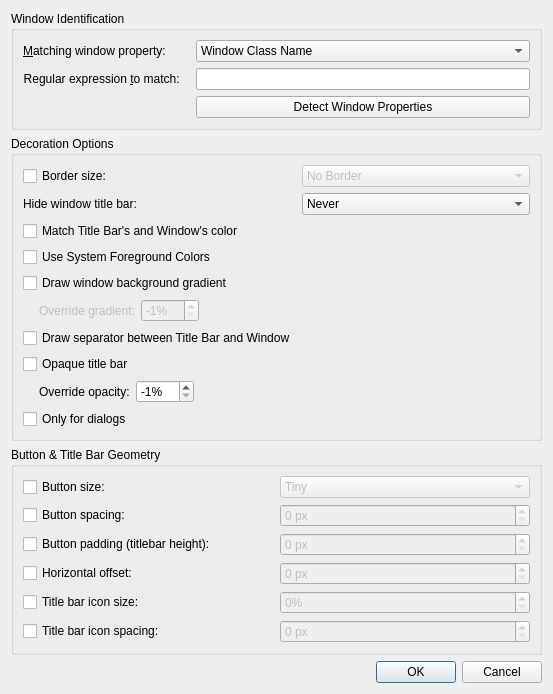
<?xml version="1.0" encoding="UTF-8"?>
<ui version="4.0">
 <class>BreezeExceptionDialog</class>
 <widget class="QDialog" name="BreezeExceptionDialog">
  <property name="geometry">
   <rect>
    <x>0</x>
    <y>0</y>
    <width>553</width>
    <height>572</height>
   </rect>
  </property>
  <property name="windowTitle">
   <string>Dialog</string>
  </property>
  <layout class="QVBoxLayout" name="verticalLayout">
   <item>
    <widget class="QGroupBox" name="groupBox">
     <property name="title">
      <string>Window Identification</string>
     </property>
     <layout class="QGridLayout" name="gridLayout_2">
      <item row="0" column="0" alignment="Qt::AlignLeft">
       <widget class="QLabel" name="label">
        <property name="text">
         <string>&amp;Matching window property: </string>
        </property>
        <property name="alignment">
         <set>Qt::AlignRight|Qt::AlignTrailing|Qt::AlignVCenter</set>
        </property>
        <property name="buddy">
         <cstring>exceptionType</cstring>
        </property>
       </widget>
      </item>
      <item row="1" column="0" alignment="Qt::AlignLeft">
       <widget class="QLabel" name="label_2">
        <property name="text">
         <string>Regular expression &amp;to match: </string>
        </property>
        <property name="alignment">
         <set>Qt::AlignRight|Qt::AlignTrailing|Qt::AlignVCenter</set>
        </property>
        <property name="buddy">
         <cstring>exceptionEditor</cstring>
        </property>
       </widget>
      </item>
      <item row="2" column="1" colspan="2">
       <widget class="QPushButton" name="detectDialogButton">
        <property name="text">
         <string>Detect Window Properties</string>
        </property>
       </widget>
      </item>
      <item row="1" column="1" colspan="2">
       <widget class="QLineEdit" name="exceptionEditor">
        <property name="showClearButton" stdset="0">
         <bool>true</bool>
        </property>
       </widget>
      </item>
      <item row="0" column="1" colspan="2">
       <widget class="QComboBox" name="exceptionType">
        <item>
         <property name="text">
          <string>Window Class Name</string>
         </property>
        </item>
        <item>
         <property name="text">
          <string>Window Title</string>
         </property>
        </item>
       </widget>
      </item>
     </layout>
    </widget>
   </item>
   <item>
    <widget class="QGroupBox" name="groupBox_2">
     <property name="title">
      <string>Decoration Options</string>
     </property>
     <layout class="QGridLayout" name="gridLayout_3">
      <item row="0" column="0">
       <widget class="QCheckBox" name="borderSizeCheckBox">
        <property name="text">
         <string>Border size:</string>
        </property>
       </widget>
      </item>
      <item row="0" column="1" colspan="2">
       <widget class="QComboBox" name="borderSizeComboBox">
        <property name="enabled">
         <bool>false</bool>
        </property>
        <item>
         <property name="text">
          <string comment="@item:inlistbox Border size:">No Border</string>
         </property>
        </item>
        <item>
         <property name="text">
          <string comment="@item:inlistbox Border size:">No Side Borders</string>
         </property>
        </item>
        <item>
         <property name="text">
          <string comment="@item:inlistbox Border size:">Tiny</string>
         </property>
        </item>
        <item>
         <property name="text">
          <string comment="@item:inlistbox Border size:">Normal</string>
         </property>
        </item>
        <item>
         <property name="text">
          <string comment="@item:inlistbox Border size:">Large</string>
         </property>
        </item>
        <item>
         <property name="text">
          <string comment="@item:inlistbox Border size:">Very Large</string>
         </property>
        </item>
        <item>
         <property name="text">
          <string comment="@item:inlistbox Border size:">Huge</string>
         </property>
        </item>
        <item>
         <property name="text">
          <string comment="@item:inlistbox Border size:">Very Huge</string>
         </property>
        </item>
        <item>
         <property name="text">
          <string comment="@item:inlistbox Border size:">Oversized</string>
         </property>
        </item>
       </widget>
      </item>
      <item row="1" column="0">
       <widget class="QLabel" name="hideTitleBarCheckBox">
        <property name="text">
         <string>Hide window title bar:</string>
        </property>
       </widget>
      </item>
      <item row="1" column="1" colspan="2">
       <widget class="QComboBox" name="hideTitleBar">
        <item>
         <property name="text">
          <string>Never</string>
         </property>
        </item>
        <item>
         <property name="text">
          <string>Maximized Windows</string>
         </property>
        </item>
        <item>
         <property name="text">
          <string>Any Maximization</string>
         </property>
        </item>
        <item>
         <property name="text">
          <string>Always</string>
         </property>
        </item>
       </widget>
      </item>
      <item row="2" column="0">
       <widget class="QCheckBox" name="matchColorForTitleBar">
        <property name="text">
         <string>Match Title Bar's and Window's color</string>
        </property>
       </widget>
      </item>
      <item row="3" column="0">
        <widget class="QCheckBox" name="systemForegroundColor">
          <property name="text">
            <string>Use System Foreground Colors</string>
          </property>
        </widget>
      </item>
      <item row="4" column="0">
       <widget class="QCheckBox" name="drawBackgroundGradient">
        <property name="text">
         <string>Draw window background gradient</string>
        </property>
       </widget>
      </item>
      <item row="5" column="0" colspan="2">
       <layout class="QHBoxLayout" name="horizontalLayout">
        <item>
         <spacer name="horizontalSpacer">
          <property name="orientation">
           <enum>Qt::Horizontal</enum>
          </property>
          <property name="sizeType">
           <enum>QSizePolicy::Fixed</enum>
          </property>
          <property name="sizeHint" stdset="0">
           <size>
            <width>16</width>
            <height>5</height>
           </size>
          </property>
         </spacer>
        </item>
        <item>
         <widget class="QLabel" name="gradientOverrideLabel">
          <property name="enabled">
           <bool>false</bool>
          </property>
          <property name="text">
           <string>Override gradient:</string>
          </property>
         </widget>
        </item>
        <item>
         <widget class="QSpinBox" name="gradientOverrideLabelSpinBox">
          <property name="enabled">
           <bool>false</bool>
          </property>
          <property name="suffix">
           <string>%</string>
          </property>
          <property name="minimum">
           <number>-1</number>
          </property>
          <property name="maximum">
           <number>100</number>
          </property>
          <property name="value">
           <number>-1</number>
          </property>
         </widget>
        </item>
        <item>
         <spacer name="horizontalSpacer_2">
          <property name="orientation">
           <enum>Qt::Horizontal</enum>
          </property>
          <property name="sizeHint" stdset="0">
           <size>
            <width>40</width>
            <height>20</height>
           </size>
          </property>
         </spacer>
        </item>
       </layout>
      </item>
      <item row="6" column="0">
       <widget class="QCheckBox" name="drawTitleBarSeparator">
        <property name="text">
         <string>Draw separator between Title Bar and Window</string>
        </property>
       </widget>
      </item>
      <item row="7" column="0">
       <widget class="QCheckBox" name="opaqueTitleBar">
        <property name="text">
         <string>Opaque title bar</string>
        </property>
       </widget>
      </item>
      <item row="8" column="0" colspan="2">
       <layout class="QHBoxLayout" name="horizontalLayout_2">
        <item>
         <spacer name="horizontalSpacer_3">
          <property name="orientation">
           <enum>Qt::Horizontal</enum>
          </property>
          <property name="sizeType">
           <enum>QSizePolicy::Fixed</enum>
          </property>
          <property name="sizeHint" stdset="0">
           <size>
            <width>16</width>
            <height>5</height>
           </size>
          </property>
         </spacer>
        </item>
        <item>
         <widget class="QLabel" name="opacityOverrideLabel">
          <property name="text">
           <string>Override opacity:</string>
          </property>
         </widget>
        </item>
        <item>
         <widget class="QSpinBox" name="opacityOverrideLabelSpinBox">
          <property name="suffix">
           <string>%</string>
          </property>
          <property name="minimum">
           <number>-1</number>
          </property>
          <property name="maximum">
           <number>100</number>
          </property>
          <property name="value">
           <number>-1</number>
          </property>
         </widget>
        </item>
        <item>
         <spacer name="horizontalSpacer_4">
          <property name="orientation">
           <enum>Qt::Horizontal</enum>
          </property>
          <property name="sizeHint" stdset="0">
           <size>
            <width>40</width>
            <height>20</height>
           </size>
          </property>
         </spacer>
        </item>
       </layout>
      </item>
      <item row="9" column="0">
       <widget class="QCheckBox" name="isDialog">
        <property name="text">
         <string>Only for dialogs</string>
        </property>
       </widget>
      </item>
     </layout>
    </widget>
   </item>
   <item>
    <widget class="QGroupBox" name="groupBox_3">
     <property name="title">
      <string>Button &amp;&amp; Title Bar Geometry</string>
     </property>
     <layout class="QGridLayout" name="gridLayout_4">
      <item row="0" column="0">
       <widget class="QCheckBox" name="buttonSizeCheckBox">
        <property name="text">
         <string>Button size:</string>
        </property>
       </widget>
      </item>
      <item row="0" column="1">
       <widget class="QComboBox" name="buttonSizeComboBox">
        <property name="enabled">
         <bool>false</bool>
        </property>
        <item>
         <property name="text">
          <string comment="@item:inlistbox Button size:">Tiny</string>
         </property>
        </item>
        <item>
         <property name="text">
          <string comment="@item:inlistbox Button size:">Small</string>
         </property>
        </item>
        <item>
         <property name="text">
          <string comment="@item:inlistbox Button size:">Default</string>
         </property>
        </item>
        <item>
         <property name="text">
          <string comment="@item:inlistbox Button size:">Large</string>
         </property>
        </item>
        <item>
         <property name="text">
          <string comment="@item:inlistbox Button size:">Very Large</string>
         </property>
        </item>
       </widget>
      </item>
      <item row="1" column="0">
       <widget class="QCheckBox" name="buttonSpacingCheckBox">
        <property name="text">
         <string>Button spacing:</string>
        </property>
       </widget>
      </item>
      <item row="1" column="1">
       <widget class="QSpinBox" name="buttonSpacingSpinBox">
        <property name="enabled">
         <bool>false</bool>
        </property>
        <property name="suffix">
         <string> px</string>
        </property>
        <property name="minimum">
         <number>0</number>
        </property>
        <property name="maximum">
         <number>40</number>
        </property>
       </widget>
      </item>
      <item row="2" column="0">
       <widget class="QCheckBox" name="buttonPaddingCheckBox">
        <property name="text">
         <string>Button padding (titlebar height):</string>
        </property>
       </widget>
      </item>
      <item row="2" column="1">
       <widget class="QSpinBox" name="buttonPaddingSpinBox">
        <property name="enabled">
         <bool>false</bool>
        </property>
        <property name="suffix">
         <string> px</string>
        </property>
        <property name="minimum">
         <number>0</number>
        </property>
        <property name="maximum">
         <number>40</number>
        </property>
       </widget>
      </item>
      <item row="3" column="0">
       <widget class="QCheckBox" name="hOffsetCheckBox">
        <property name="text">
         <string>Horizontal offset:</string>
        </property>
       </widget>
      </item>
      <item row="3" column="1">
       <widget class="QSpinBox" name="hOffsetSpinBox">
        <property name="enabled">
         <bool>false</bool>
        </property>
        <property name="suffix">
         <string> px</string>
        </property>
        <property name="minimum">
         <number>0</number>
        </property>
        <property name="maximum">
         <number>40</number>
        </property>
       </widget>
      </item>
      <item row="4" column="0">
       <widget class="QCheckBox" name="titleBarIconSizeCheckBox">
        <property name="text">
         <string>Title bar icon size:</string>
        </property>
       </widget>
      </item>
      <item row="4" column="1">
       <widget class="QSpinBox" name="titleBarIconSizeSpinBox">
        <property name="enabled">
         <bool>false</bool>
        </property>
        <property name="suffix">
         <string>%</string>
        </property>
        <property name="minimum">
         <number>0</number>
        </property>
        <property name="maximum">
         <number>100</number>
        </property>
       </widget>
      </item>
      <item row="5" column="0">
       <widget class="QCheckBox" name="titleBarIconSpacingCheckBox">
        <property name="text">
         <string>Title bar icon spacing:</string>
        </property>
       </widget>
      </item>
      <item row="5" column="1">
       <widget class="QSpinBox" name="titleBarIconSpacingSpinBox">
        <property name="enabled">
         <bool>false</bool>
        </property>
        <property name="suffix">
         <string> px</string>
        </property>
        <property name="minimum">
         <number>0</number>
        </property>
        <property name="maximum">
         <number>20</number>
        </property>
       </widget>
      </item>
     </layout>
    </widget>
   </item>
   <item>
    <widget class="QDialogButtonBox" name="buttonBox">
     <property name="orientation">
      <enum>Qt::Horizontal</enum>
     </property>
     <property name="standardButtons">
      <set>QDialogButtonBox::Cancel|QDialogButtonBox::Ok</set>
     </property>
    </widget>
   </item>
  </layout>
 </widget>
 <resources/>
 <connections>
  <connection>
   <sender>buttonBox</sender>
   <signal>accepted()</signal>
   <receiver>BreezeExceptionDialog</receiver>
   <slot>accept()</slot>
   <hints>
    <hint type="sourcelabel">
     <x>252</x>
     <y>342</y>
    </hint>
    <hint type="destinationlabel">
     <x>157</x>
     <y>274</y>
    </hint>
   </hints>
  </connection>
  <connection>
   <sender>buttonBox</sender>
   <signal>rejected()</signal>
   <receiver>BreezeExceptionDialog</receiver>
   <slot>reject()</slot>
   <hints>
    <hint type="sourcelabel">
     <x>320</x>
     <y>342</y>
    </hint>
    <hint type="destinationlabel">
     <x>286</x>
     <y>274</y>
    </hint>
   </hints>
  </connection>
  <connection>
   <sender>borderSizeCheckBox</sender>
   <signal>toggled(bool)</signal>
   <receiver>borderSizeComboBox</receiver>
   <slot>setEnabled(bool)</slot>
   <hints>
    <hint type="sourcelabel">
     <x>125</x>
     <y>162</y>
    </hint>
    <hint type="destinationlabel">
     <x>316</x>
     <y>163</y>
    </hint>
   </hints>
  </connection>
  <connection>
   <sender>drawBackgroundGradient</sender>
   <signal>toggled(bool)</signal>
   <receiver>gradientOverrideLabel</receiver>
   <slot>setEnabled(bool)</slot>
   <hints>
    <hint type="sourcelabel">
     <x>20</x>
     <y>20</y>
    </hint>
    <hint type="destinationlabel">
     <x>20</x>
     <y>20</y>
    </hint>
   </hints>
  </connection>
  <connection>
   <sender>drawBackgroundGradient</sender>
   <signal>toggled(bool)</signal>
   <receiver>gradientOverrideLabelSpinBox</receiver>
   <slot>setEnabled(bool)</slot>
   <hints>
    <hint type="sourcelabel">
     <x>20</x>
     <y>20</y>
    </hint>
    <hint type="destinationlabel">
     <x>20</x>
     <y>20</y>
    </hint>
   </hints>
  </connection>
  <connection>
   <sender>opaqueTitleBar</sender>
   <signal>toggled(bool)</signal>
   <receiver>opacityOverrideLabel</receiver>
   <slot>setDisabled(bool)</slot>
   <hints>
    <hint type="sourcelabel">
     <x>104</x>
     <y>202</y>
    </hint>
    <hint type="destinationlabel">
     <x>82</x>
     <y>229</y>
    </hint>
   </hints>
  </connection>
  <connection>
   <sender>opaqueTitleBar</sender>
   <signal>toggled(bool)</signal>
   <receiver>opacityOverrideLabelSpinBox</receiver>
   <slot>setDisabled(bool)</slot>
   <hints>
    <hint type="sourcelabel">
     <x>104</x>
     <y>202</y>
    </hint>
    <hint type="destinationlabel">
     <x>166</x>
     <y>229</y>
    </hint>
   </hints>
  </connection>
  <connection>
   <sender>buttonSizeCheckBox</sender>
   <signal>toggled(bool)</signal>
   <receiver>buttonSizeComboBox</receiver>
   <slot>setEnabled(bool)</slot>
   <hints>
    <hint type="sourcelabel"><x>0</x><y>0</y></hint>
    <hint type="destinationlabel"><x>0</x><y>0</y></hint>
   </hints>
  </connection>
  <connection>
   <sender>buttonSpacingCheckBox</sender>
   <signal>toggled(bool)</signal>
   <receiver>buttonSpacingSpinBox</receiver>
   <slot>setEnabled(bool)</slot>
   <hints>
    <hint type="sourcelabel"><x>0</x><y>0</y></hint>
    <hint type="destinationlabel"><x>0</x><y>0</y></hint>
   </hints>
  </connection>
  <connection>
   <sender>buttonPaddingCheckBox</sender>
   <signal>toggled(bool)</signal>
   <receiver>buttonPaddingSpinBox</receiver>
   <slot>setEnabled(bool)</slot>
   <hints>
    <hint type="sourcelabel"><x>0</x><y>0</y></hint>
    <hint type="destinationlabel"><x>0</x><y>0</y></hint>
   </hints>
  </connection>
  <connection>
   <sender>hOffsetCheckBox</sender>
   <signal>toggled(bool)</signal>
   <receiver>hOffsetSpinBox</receiver>
   <slot>setEnabled(bool)</slot>
   <hints>
    <hint type="sourcelabel"><x>0</x><y>0</y></hint>
    <hint type="destinationlabel"><x>0</x><y>0</y></hint>
   </hints>
  </connection>
  <connection>
   <sender>titleBarIconSizeCheckBox</sender>
   <signal>toggled(bool)</signal>
   <receiver>titleBarIconSizeSpinBox</receiver>
   <slot>setEnabled(bool)</slot>
   <hints>
    <hint type="sourcelabel"><x>0</x><y>0</y></hint>
    <hint type="destinationlabel"><x>0</x><y>0</y></hint>
   </hints>
  </connection>
  <connection>
   <sender>titleBarIconSpacingCheckBox</sender>
   <signal>toggled(bool)</signal>
   <receiver>titleBarIconSpacingSpinBox</receiver>
   <slot>setEnabled(bool)</slot>
   <hints>
    <hint type="sourcelabel"><x>0</x><y>0</y></hint>
    <hint type="destinationlabel"><x>0</x><y>0</y></hint>
   </hints>
  </connection>
 </connections>
</ui>
